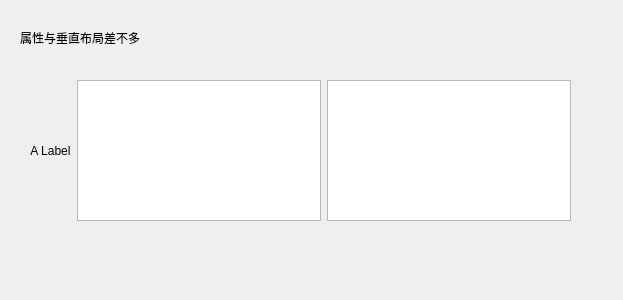
<?xml version="1.0" encoding="UTF-8"?>
<ui version="4.0">
 <class>Form</class>
 <widget class="QWidget" name="Form">
  <property name="geometry">
   <rect>
    <x>0</x>
    <y>0</y>
    <width>623</width>
    <height>300</height>
   </rect>
  </property>
  <property name="windowTitle">
   <string>Form</string>
  </property>
  <widget class="QWidget" name="horizontalLayoutWidget">
   <property name="geometry">
    <rect>
     <x>30</x>
     <y>80</y>
     <width>541</width>
     <height>141</height>
    </rect>
   </property>
   <layout class="QHBoxLayout" name="horizontalLayout">
    <item>
     <widget class="QLabel" name="label">
      <property name="text">
       <string>A Label</string>
      </property>
      <property name="alignment">
       <set>Qt::AlignCenter</set>
      </property>
     </widget>
    </item>
    <item>
     <widget class="QTextEdit" name="textEdit"/>
    </item>
    <item>
     <widget class="QPlainTextEdit" name="plainTextEdit"/>
    </item>
   </layout>
  </widget>
  <widget class="QLabel" name="label_2">
   <property name="geometry">
    <rect>
     <x>20</x>
     <y>30</y>
     <width>141</width>
     <height>16</height>
    </rect>
   </property>
   <property name="text">
    <string>属性与垂直布局差不多</string>
   </property>
  </widget>
  <widget class="QLabel" name="label_3">
   <property name="geometry">
    <rect>
     <x>540</x>
     <y>10</y>
     <width>50</width>
     <height>50</height>
    </rect>
   </property>
   <property name="text">
    <string/>
   </property>
   <property name="pixmap">
    <pixmap>../../../../Users/21460/Pictures/fontawesome-free-6.7.2-desktop/svgs/regular/calendar-check.svg</pixmap>
   </property>
   <property name="scaledContents">
    <bool>true</bool>
   </property>
  </widget>
 </widget>
 <resources/>
 <connections/>
</ui>
